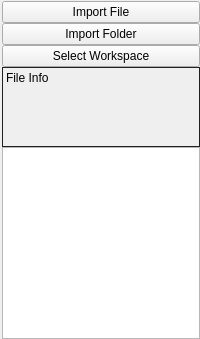
           <widget class="QFrame" name="left_pannel">
            <property name="sizePolicy">
             <sizepolicy hsizetype="Maximum" vsizetype="Preferred">
              <horstretch>0</horstretch>
              <verstretch>0</verstretch>
             </sizepolicy>
            </property>
            <property name="minimumSize">
             <size>
              <width>200</width>
              <height>0</height>
             </size>
            </property>
            <property name="maximumSize">
             <size>
              <width>200</width>
              <height>16777215</height>
             </size>
            </property>
            <layout class="QVBoxLayout" name="pannel_left_layout">
             <property name="spacing">
              <number>0</number>
             </property>
             <property name="leftMargin">
              <number>2</number>
             </property>
             <property name="topMargin">
              <number>1</number>
             </property>
             <property name="rightMargin">
              <number>0</number>
             </property>
             <property name="bottomMargin">
              <number>0</number>
             </property>
             <item>
              <widget class="QPushButton" name="btn_importFile">
               <property name="styleSheet">
                <string notr="true">border-width: 1px 1px 0px 1px;</string>
               </property>
               <property name="text">
                <string>Import File</string>
               </property>
              </widget>
             </item>
             <item>
              <widget class="QPushButton" name="btn_importFolder">
               <property name="styleSheet">
                <string notr="true">border-width: 1px 1px 0px 1px;</string>
               </property>
               <property name="text">
                <string>Import Folder</string>
               </property>
              </widget>
             </item>
             <item>
              <widget class="QPushButton" name="btn_selectWorkspace">
               <property name="styleSheet">
                <string notr="true">border-width: 1px 1px 0px 1px;</string>
               </property>
               <property name="text">
                <string>Select Workspace</string>
               </property>
              </widget>
             </item>
             <item>
              <widget class="QLabel" name="label_fileInfo">
               <property name="sizePolicy">
                <sizepolicy hsizetype="Preferred" vsizetype="Minimum">
                 <horstretch>0</horstretch>
                 <verstretch>0</verstretch>
                </sizepolicy>
               </property>
               <property name="minimumSize">
                <size>
                 <width>0</width>
                 <height>80</height>
                </size>
               </property>
               <property name="styleSheet">
                <string notr="true">border-style: solid;
 border-width: 1px;
border-color: #202020;</string>
               </property>
               <property name="text">
                <string>File Info</string>
               </property>
               <property name="alignment">
                <set>Qt::AlignLeading|Qt::AlignLeft|Qt::AlignTop</set>
               </property>
              </widget>
             </item>
             <item>
              <widget class="QTreeView" name="treeview_workspace">
               <property name="acceptDrops">
                <bool>true</bool>
               </property>
               <property name="styleSheet">
                <string notr="true">color: black;
border-color: rgb(32, 32, 32);</string>
               </property>
               <property name="dragEnabled">
                <bool>true</bool>
               </property>
               <property name="dragDropMode">
                <enum>QAbstractItemView::DragOnly</enum>
               </property>
               <property name="verticalScrollMode">
                <enum>QAbstractItemView::ScrollPerPixel</enum>
               </property>
              </widget>
             </item>
            </layout>
           </widget>
